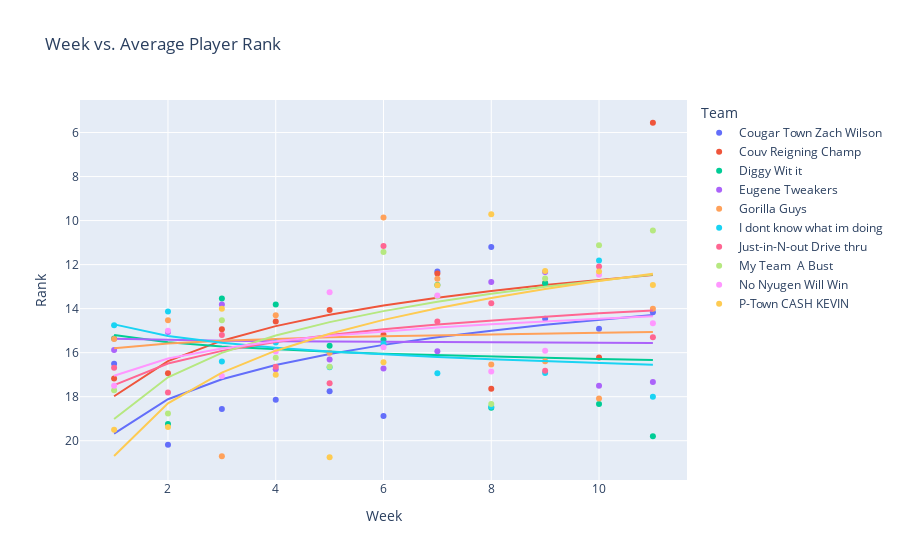

The notebook cell saved with this chart:
### Code cell
import plotly.io as pio
pio.renderersplot = px.scatter(test_df, x = 'Week', y = 'Projected_Points', color = 'Team', title='Week vs. Average Projected Points')
plot.update_yaxes(autorange = 'reversed')
plot.show()

### Figure 1 — Plotly figure (JSON) as saved in the notebook; plotly's stock layout.template omitted (floating-point values rounded to 4 significant figures)
{"data": [{"hovertemplate": "Team=Cougar Town Zach Wilson<br>Week=%{x}<br>Rank=%{y}<extra></extra>", "legendgroup": "Cougar Town Zach Wilson", "marker": {"color": "#636efa", "symbol": "circle"}, "mode": "markers", "name": "Cougar Town Zach Wilson", "orientation": "v", "showlegend": true, "type": "scatter", "x": [1, 2, 3, 4, 5, 6, 7, 8, 9, 10, 11], "xaxis": "x", "y": [16.5, 20.19, 18.56, 18.13, 17.75, 18.88, 12.31, 11.2, 14.46, 14.92, 14.17], "yaxis": "y"}, {"hovertemplate": "<b>OLS trendline</b><br>Rank = -5.17614 * log10(Week) + 19.6737<br>R<sup>2</sup>=0.335327<br><br>Team=Cougar Town Zach Wilson<br>Week=%{x}<br>Rank=%{y} <b>(trend)</b><extra></extra>", "legendgroup": "Cougar Town Zach Wilson", "marker": {"color": "#636efa", "symbol": "circle"}, "mode": "lines", "name": "Cougar Town Zach Wilson", "showlegend": false, "type": "scatter", "x": [1, 2, 3, 4, 5, 6, 7, 8, 9, 10, 11], "xaxis": "x", "y": [19.67, 18.12, 17.2, 16.56, 16.06, 15.65, 15.3, 15.0, 14.73, 14.5, 14.28], "yaxis": "y"}, {"hovertemplate": "Team=Couv Reigning Champ<br>Week=%{x}<br>Rank=%{y}<extra></extra>", "legendgroup": "Couv Reigning Champ", "marker": {"color": "#EF553B", "symbol": "circle"}, "mode": "markers", "name": "Couv Reigning Champ", "orientation": "v", "showlegend": true, "type": "scatter", "x": [1, 2, 3, 4, 5, 6, 7, 8, 9, 10, 11], "xaxis": "x", "y": [17.18, 16.93, 14.94, 14.59, 14.06, 15.19, 12.4, 17.64, 12.83, 16.22, 5.556], "yaxis": "y"}, {"hovertemplate": "<b>OLS trendline</b><br>Rank = -5.29225 * log10(Week) + 17.9791<br>R<sup>2</sup>=0.258089<br><br>Team=Couv Reigning Champ<br>Week=%{x}<br>Rank=%{y} <b>(trend)</b><extra></extra>", "legendgroup": "Couv Reigning Champ", "marker": {"color": "#EF553B", "symbol": "circle"}, "mode": "lines", "name": "Couv Reigning Champ", "showlegend": false, "type": "scatter", "x": [1, 2, 3, 4, 5, 6, 7, 8, 9, 10, 11], "xaxis": "x", "y": [17.98, 16.39, 15.45, 14.79, 14.28, 13.86, 13.51, 13.2, 12.93, 12.69, 12.47], "yaxis": "y"}, {"hovertemplate": "Team=Diggy Wit it<br>Week=%{x}<br>Rank=%{y}<extra></extra>", "legendgroup": "Diggy Wit it", "marker": {"color": "#00cc96", "symbol": "circle"}, "mode": "markers", "name": "Diggy Wit it", "orientation": "v", "showlegend": true, "type": "scatter", "x": [1, 2, 3, 4, 5, 6, 7, 8, 9, 10, 11], "xaxis": "x", "y": [15.35, 19.24, 13.53, 13.81, 15.69, 15.42, 12.93, 18.5, 12.85, 18.33, 19.8], "yaxis": "y"}, {"hovertemplate": "<b>OLS trendline</b><br>Rank = 1.0824 * log10(Week) + 15.2017<br>R<sup>2</sup>=0.018127<br><br>Team=Diggy Wit it<br>Week=%{x}<br>Rank=%{y} <b>(trend)</b><extra></extra>", "legendgroup": "Diggy Wit it", "marker": {"color": "#00cc96", "symbol": "circle"}, "mode": "lines", "name": "Diggy Wit it", "showlegend": false, "type": "scatter", "x": [1, 2, 3, 4, 5, 6, 7, 8, 9, 10, 11], "xaxis": "x", "y": [15.2, 15.53, 15.72, 15.85, 15.96, 16.04, 16.12, 16.18, 16.23, 16.28, 16.33], "yaxis": "y"}, {"hovertemplate": "Team=Eugene Tweakers<br>Week=%{x}<br>Rank=%{y}<extra></extra>", "legendgroup": "Eugene Tweakers", "marker": {"color": "#ab63fa", "symbol": "circle"}, "mode": "markers", "name": "Eugene Tweakers", "orientation": "v", "showlegend": true, "type": "scatter", "x": [1, 2, 3, 4, 5, 6, 7, 8, 9, 10, 11], "xaxis": "x", "y": [15.88, 15.06, 13.81, 16.75, 16.31, 16.71, 15.93, 12.79, 12.33, 17.5, 17.33], "yaxis": "y"}, {"hovertemplate": "<b>OLS trendline</b><br>Rank = 0.182804 * log10(Week) + 15.3657<br>R<sup>2</sup>=0.001100<br><br>Team=Eugene Tweakers<br>Week=%{x}<br>Rank=%{y} <b>(trend)</b><extra></extra>", "legendgroup": "Eugene Tweakers", "marker": {"color": "#ab63fa", "symbol": "circle"}, "mode": "lines", "name": "Eugene Tweakers", "showlegend": false, "type": "scatter", "x": [1, 2, 3, 4, 5, 6, 7, 8, 9, 10, 11], "xaxis": "x", "y": [15.37, 15.42, 15.45, 15.48, 15.49, 15.51, 15.52, 15.53, 15.54, 15.55, 15.56], "yaxis": "y"}, {"hovertemplate": "Team=Gorilla Guys<br>Week=%{x}<br>Rank=%{y}<extra></extra>", "legendgroup": "Gorilla Guys", "marker": {"color": "#FFA15A", "symbol": "circle"}, "mode": "markers", "name": "Gorilla Guys", "orientation": "v", "showlegend": true, "type": "scatter", "x": [1, 2, 3, 4, 5, 6, 7, 8, 9, 10, 11], "xaxis": "x", "y": [15.38, 14.53, 20.71, 14.29, 16, 9.857, 12.64, 16.54, 16.38, 18.08, 14], "yaxis": "y"}, {"hovertemplate": "<b>OLS trendline</b><br>Rank = -0.71009 * log10(Week) + 15.8008<br>R<sup>2</sup>=0.006587<br><br>Team=Gorilla Guys<br>Week=%{x}<br>Rank=%{y} <b>(trend)</b><extra></extra>", "legendgroup": "Gorilla Guys", "marker": {"color": "#FFA15A", "symbol": "circle"}, "mode": "lines", "name": "Gorilla Guys", "showlegend": false, "type": "scatter", "x": [1, 2, 3, 4, 5, 6, 7, 8, 9, 10, 11], "xaxis": "x", "y": [15.8, 15.59, 15.46, 15.37, 15.3, 15.25, 15.2, 15.16, 15.12, 15.09, 15.06], "yaxis": "y"}, {"hovertemplate": "Team=I dont know what im doing<br>Week=%{x}<br>Rank=%{y}<extra></extra>", "legendgroup": "I dont know what im doing", "marker": {"color": "#19d3f3", "symbol": "circle"}, "mode": "markers", "name": "I dont know what im doing", "orientation": "v", "showlegend": true, "type": "scatter", "x": [1, 2, 3, 4, 5, 6, 7, 8, 9, 10, 11], "xaxis": "x", "y": [14.75, 14.12, 16.4, 15.53, 16.67, 15.6, 16.93, 18.46, 16.92, 11.82, 18], "yaxis": "y"}, {"hovertemplate": "<b>OLS trendline</b><br>Rank = 1.75605 * log10(Week) + 14.7148<br>R<sup>2</sup>=0.091544<br><br>Team=I dont know what im doing<br>Week=%{x}<br>Rank=%{y} <b>(trend)</b><extra></extra>", "legendgroup": "I dont know what im doing", "marker": {"color": "#19d3f3", "symbol": "circle"}, "mode": "lines", "name": "I dont know what im doing", "showlegend": false, "type": "scatter", "x": [1, 2, 3, 4, 5, 6, 7, 8, 9, 10, 11], "xaxis": "x", "y": [14.71, 15.24, 15.55, 15.77, 15.94, 16.08, 16.2, 16.3, 16.39, 16.47, 16.54], "yaxis": "y"}, {"hovertemplate": "Team=Just-in-N-out Drive thru<br>Week=%{x}<br>Rank=%{y}<extra></extra>", "legendgroup": "Just-in-N-out Drive thru", "marker": {"color": "#FF6692", "symbol": "circle"}, "mode": "markers", "name": "Just-in-N-out Drive thru", "orientation": "v", "showlegend": true, "type": "scatter", "x": [1, 2, 3, 4, 5, 6, 7, 8, 9, 10, 11], "xaxis": "x", "y": [16.69, 17.81, 15.2, 16.64, 17.38, 11.15, 14.58, 13.75, 16.82, 12.09, 15.3], "yaxis": "y"}, {"hovertemplate": "<b>OLS trendline</b><br>Rank = -3.2588 * log10(Week) + 17.4722<br>R<sup>2</sup>=0.236422<br><br>Team=Just-in-N-out Drive thru<br>Week=%{x}<br>Rank=%{y} <b>(trend)</b><extra></extra>", "legendgroup": "Just-in-N-out Drive thru", "marker": {"color": "#FF6692", "symbol": "circle"}, "mode": "lines", "name": "Just-in-N-out Drive thru", "showlegend": false, "type": "scatter", "x": [1, 2, 3, 4, 5, 6, 7, 8, 9, 10, 11], "xaxis": "x", "y": [17.47, 16.49, 15.92, 15.51, 15.19, 14.94, 14.72, 14.53, 14.36, 14.21, 14.08], "yaxis": "y"}, {"hovertemplate": "Team=My Team  A Bust<br>Week=%{x}<br>Rank=%{y}<extra></extra>", "legendgroup": "My Team  A Bust", "marker": {"color": "#B6E880", "symbol": "circle"}, "mode": "markers", "name": "My Team  A Bust", "orientation": "v", "showlegend": true, "type": "scatter", "x": [1, 2, 3, 4, 5, 6, 7, 8, 9, 10, 11], "xaxis": "x", "y": [17.71, 18.76, 14.53, 16.24, 16.64, 11.43, 13.44, 18.33, 12.62, 11.12, 10.44], "yaxis": "y"}, {"hovertemplate": "<b>OLS trendline</b><br>Rank = -6.29972 * log10(Week) + 19.0149<br>R<sup>2</sup>=0.449868<br><br>Team=My Team  A Bust<br>Week=%{x}<br>Rank=%{y} <b>(trend)</b><extra></extra>", "legendgroup": "My Team  A Bust", "marker": {"color": "#B6E880", "symbol": "circle"}, "mode": "lines", "name": "My Team  A Bust", "showlegend": false, "type": "scatter", "x": [1, 2, 3, 4, 5, 6, 7, 8, 9, 10, 11], "xaxis": "x", "y": [19.01, 17.12, 16.01, 15.22, 14.61, 14.11, 13.69, 13.33, 13.0, 12.72, 12.45], "yaxis": "y"}, {"hovertemplate": "Team=No Nyugen Will Win<br>Week=%{x}<br>Rank=%{y}<extra></extra>", "legendgroup": "No Nyugen Will Win", "marker": {"color": "#FF97FF", "symbol": "circle"}, "mode": "markers", "name": "No Nyugen Will Win", "orientation": "v", "showlegend": true, "type": "scatter", "x": [1, 2, 3, 4, 5, 6, 7, 8, 9, 10, 11], "xaxis": "x", "y": [17.5, 15, 17.06, 15.94, 13.25, 15.75, 13.4, 16.86, 15.92, 12.46, 14.67], "yaxis": "y"}, {"hovertemplate": "<b>OLS trendline</b><br>Rank = -2.59057 * log10(Week) + 17.0449<br>R<sup>2</sup>=0.253792<br><br>Team=No Nyugen Will Win<br>Week=%{x}<br>Rank=%{y} <b>(trend)</b><extra></extra>", "legendgroup": "No Nyugen Will Win", "marker": {"color": "#FF97FF", "symbol": "circle"}, "mode": "lines", "name": "No Nyugen Will Win", "showlegend": false, "type": "scatter", "x": [1, 2, 3, 4, 5, 6, 7, 8, 9, 10, 11], "xaxis": "x", "y": [17.04, 16.27, 15.81, 15.49, 15.23, 15.03, 14.86, 14.71, 14.57, 14.45, 14.35], "yaxis": "y"}, {"hovertemplate": "Team=P-Town CASH KEVIN<br>Week=%{x}<br>Rank=%{y}<extra></extra>", "legendgroup": "P-Town CASH KEVIN", "marker": {"color": "#FECB52", "symbol": "circle"}, "mode": "markers", "name": "P-Town CASH KEVIN", "orientation": "v", "showlegend": true, "type": "scatter", "x": [1, 2, 3, 4, 5, 6, 7, 8, 9, 10, 11], "xaxis": "x", "y": [19.5, 19.38, 14, 17, 20.75, 16.44, 12.93, 9.714, 12.29, 12.31, 12.92], "yaxis": "y"}, {"hovertemplate": "<b>OLS trendline</b><br>Rank = -7.9475 * log10(Week) + 20.6943<br>R<sup>2</sup>=0.507963<br><br>Team=P-Town CASH KEVIN<br>Week=%{x}<br>Rank=%{y} <b>(trend)</b><extra></extra>", "legendgroup": "P-Town CASH KEVIN", "marker": {"color": "#FECB52", "symbol": "circle"}, "mode": "lines", "name": "P-Town CASH KEVIN", "showlegend": false, "type": "scatter", "x": [1, 2, 3, 4, 5, 6, 7, 8, 9, 10, 11], "xaxis": "x", "y": [20.69, 18.3, 16.9, 15.91, 15.14, 14.51, 13.98, 13.52, 13.11, 12.75, 12.42], "yaxis": "y"}], "layout": {"legend": {"title": {"text": "Team"}, "tracegroupgap": 0}, "title": {"text": "Week vs. Average Player Rank"}, "xaxis": {"anchor": "y", "domain": [0, 1], "title": {"text": "Week"}}, "yaxis": {"anchor": "x", "autorange": "reversed", "domain": [0, 1], "title": {"text": "Rank"}}}}
